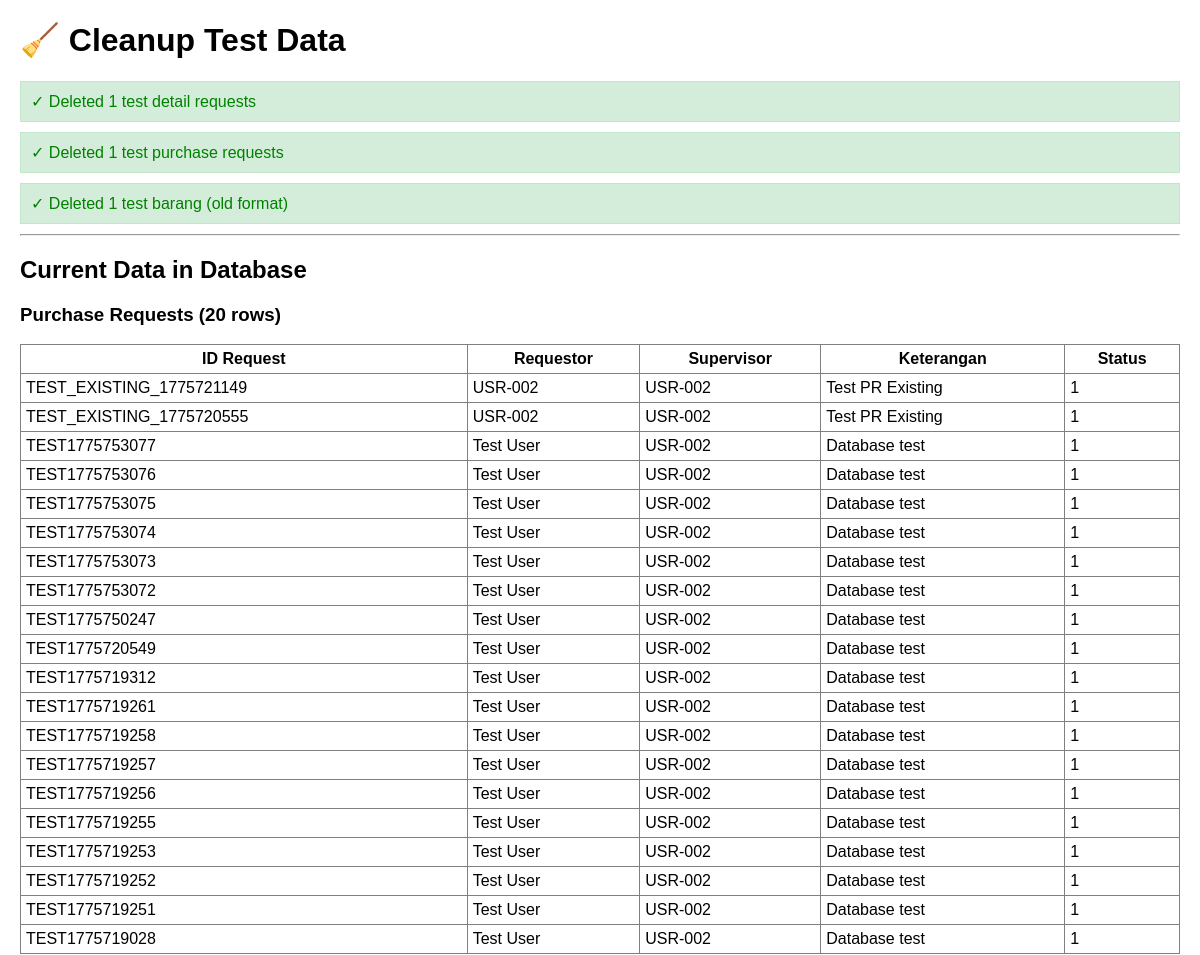
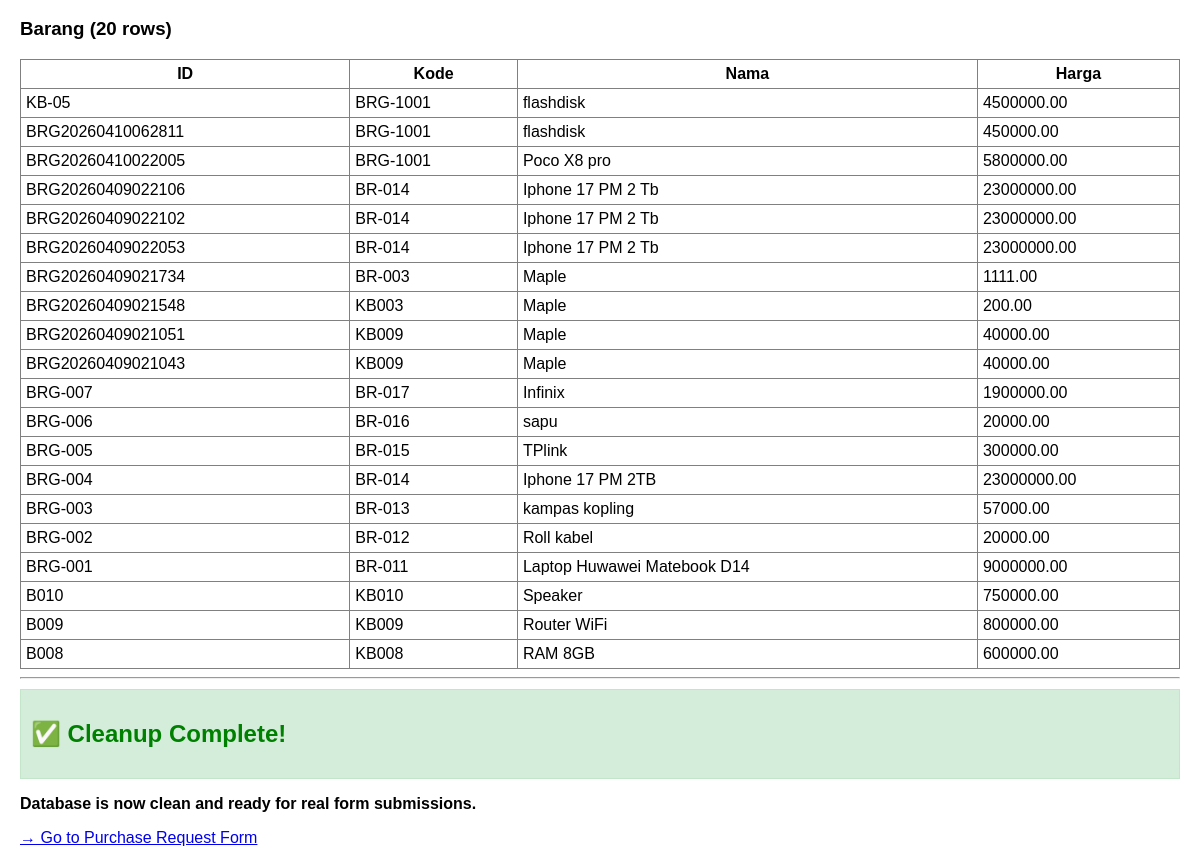
The page /cleanup_test_data.php on the database its author committed (2 pictures, top to bottom).
### tables this page shows
CREATE TABLE `purchaserequest` (
  `idrequest` varchar(30) NOT NULL,
  `iduserrequest` varchar(50) DEFAULT NULL,
  `namarequestor` varchar(200) DEFAULT NULL,
  `keterangan` varchar(255) DEFAULT NULL,
  `tgl_req` datetime DEFAULT NULL,
  `tgl_butuh` date DEFAULT NULL,
  `idsupervisor` varchar(50) DEFAULT NULL,
  `status` varchar(50) DEFAULT NULL,
  `created_at` timestamp NULL DEFAULT CURRENT_TIMESTAMP
);

CREATE TABLE `m_barang` (
  `idbarang` varchar(30) NOT NULL,
  `kodebarang` varchar(50) NOT NULL,
  `nama_barang` varchar(255) NOT NULL,
  `deskripsi` text,
  `harga` decimal(15,2) DEFAULT '0.00',
  `satuan` varchar(50) DEFAULT NULL,
  `kodeproject` varchar(50) DEFAULT NULL,
  `idkategori` int DEFAULT NULL,
  `created_at` timestamp NULL DEFAULT CURRENT_TIMESTAMP
);

### cleanup_test_data.php (the view, shortened to what this page needs)
<?php
require_once 'config/database.php';
echo "<!DOCTYPE html>
<html>
<head>
    <title>Cleanup Test Data</title>
    <style>
        body { font-family: Arial, sans-serif; margin: 20px; }
        .success { color: green; padding: 10px; background: #d4edda; border: 1px solid #c3e6cb; margin: 10px 0; }
        .error { color: red; padding: 10px; background: #f8d7da; border: 1px solid #f5c6cb; margin: 10px 0; }
        .info { color: #004085; padding: 10px; background: #d1ecf1; border: 1px solid #bee5eb; margin: 10px 0; }
    </style>
</head>
<body>
<h1>🧹 Cleanup Test Data</h1>";
try {
    $stmt = $pdo->prepare("DELETE FROM detailrequest WHERE idrequest LIKE 'TEST%'");
    $stmt->execute();
    echo "<div class='success'>✓ Deleted " . $stmt->rowCount() . " test detail requests</div>";
    $stmt = $pdo->prepare("DELETE FROM purchaserequest WHERE idrequest LIKE 'TEST%'");
    $stmt->execute();
    echo "<div class='success'>✓ Deleted " . $stmt->rowCount() . " test purchase requests</div>";
    $stmt = $pdo->prepare("DELETE FROM m_barang WHERE kodebarang LIKE 'BR-TEST%' OR kodebarang LIKE 'BR-MANUAL%' OR kodebarang LIKE 'BR-INIT%'");
    $stmt->execute();
    echo "<div class='success'>✓ Deleted " . $stmt->rowCount() . " test barang (old format)</div>";
    echo "<hr>";
    echo "<h2>Current Data in Database</h2>";
    $stmt = $pdo->query("SELECT idrequest, namarequestor, idsupervisor, keterangan, status FROM purchaserequest ORDER BY idrequest DESC LIMIT 20");
    $prs = $stmt->fetchAll();
    echo "<h3>Purchase Requests (" . count($prs) . " rows)</h3>";
    if (count($prs) > 0) {
        echo "<table border='1' cellpadding='5' style='border-collapse: collapse; width: 100%;'>";
        echo "<tr><th>ID Request</th><th>Requestor</th><th>Supervisor</th><th>Keterangan</th><th>Status</th></tr>";
        foreach ($prs as $pr) {
            echo "<tr>";
            echo "<td>{$pr['idrequest']}</td>";
            echo "<td>{$pr['namarequestor']}</td>";
            echo "<td>{$pr['idsupervisor']}</td>";
            echo "<td>{$pr['keterangan']}</td>";
            echo "<td>{$pr['status']}</td>";
            echo "</tr>";
        }
        echo "</table>";
    } else {
        echo "<div class='info'>No purchase requests found. Form is ready for fresh data!</div>";
    }
    $stmt = $pdo->query("SELECT idbarang, kodebarang, nama_barang, harga FROM m_barang ORDER BY idbarang DESC LIMIT 20");
    $barangs = $stmt->fetchAll();
    echo "<h3>Barang (" . count($barangs) . " rows)</h3>";
    if (count($barangs) > 0) {
        echo "<table border='1' cellpadding='5' style='border-collapse: collapse; width: 100%;'>";
        echo "<tr><th>ID</th><th>Kode</th><th>Nama</th><th>Harga</th></tr>";
        foreach ($barangs as $barang) {
            echo "<tr>";
            echo "<td>{$barang['idbarang']}</td>";
            echo "<td>{$barang['kodebarang']}</td>";
            echo "<td>{$barang['nama_barang']}</td>";
            echo "<td>{$barang['harga']}</td>";
            echo "</tr>";
        }
        echo "</table>";
    } else {
        echo "<div class='info'>No barang found. Database is clean!</div>";
    }
    echo "<hr>";
    echo "<div class='success'><h2>✅ Cleanup Complete!</h2></div>";
    echo "<p><strong>Database is now clean and ready for real form submissions.</strong></p>";
    echo "<p><a href='pages/purchase-request.php'>→ Go to Purchase Request Form</a></p>";
} catch (Exception $e) {
    echo "<div class='error'>Error: " . $e->getMessage() . "</div>";
}
echo "</body></html>";
?>

### cleanup_test_data.php (style rules this page uses)
body { font-family: Arial, sans-serif; margin: 20px; }
.success { color: green; padding: 10px; background: #d4edda; border: 1px solid #c3e6cb; margin: 10px 0; }

### rows shown on the page
purchaserequest: idrequest "TEST_EXISTING_1775721149", namarequestor "USR-002", idsupervisor "USR-002", keterangan "Test PR Existing", status "1"
purchaserequest: idrequest "TEST_EXISTING_1775720555", namarequestor "USR-002", idsupervisor "USR-002", keterangan "Test PR Existing", status "1"
purchaserequest: idrequest "TEST1775753077", namarequestor "Test User", idsupervisor "USR-002", keterangan "Database test", status "1"
purchaserequest: idrequest "TEST1775753076", namarequestor "Test User", idsupervisor "USR-002", keterangan "Database test", status "1"
purchaserequest: idrequest "TEST1775753075", namarequestor "Test User", idsupervisor "USR-002", keterangan "Database test", status "1"
purchaserequest: idrequest "TEST1775753074", namarequestor "Test User", idsupervisor "USR-002", keterangan "Database test", status "1"
purchaserequest: idrequest "TEST1775753073", namarequestor "Test User", idsupervisor "USR-002", keterangan "Database test", status "1"
purchaserequest: idrequest "TEST1775753072", namarequestor "Test User", idsupervisor "USR-002", keterangan "Database test", status "1"
purchaserequest: idrequest "TEST1775750247", namarequestor "Test User", idsupervisor "USR-002", keterangan "Database test", status "1"
purchaserequest: idrequest "TEST1775720549", namarequestor "Test User", idsupervisor "USR-002", keterangan "Database test", status "1"
purchaserequest: idrequest "TEST1775719312", namarequestor "Test User", idsupervisor "USR-002", keterangan "Database test", status "1"
purchaserequest: idrequest "TEST1775719261", namarequestor "Test User", idsupervisor "USR-002", keterangan "Database test", status "1"
purchaserequest: idrequest "TEST1775719258", namarequestor "Test User", idsupervisor "USR-002", keterangan "Database test", status "1"
purchaserequest: idrequest "TEST1775719257", namarequestor "Test User", idsupervisor "USR-002", keterangan "Database test", status "1"
purchaserequest: idrequest "TEST1775719256", namarequestor "Test User", idsupervisor "USR-002", keterangan "Database test", status "1"
purchaserequest: idrequest "TEST1775719255", namarequestor "Test User", idsupervisor "USR-002", keterangan "Database test", status "1"
purchaserequest: idrequest "TEST1775719253", namarequestor "Test User", idsupervisor "USR-002", keterangan "Database test", status "1"
purchaserequest: idrequest "TEST1775719252", namarequestor "Test User", idsupervisor "USR-002", keterangan "Database test", status "1"
purchaserequest: idrequest "TEST1775719251", namarequestor "Test User", idsupervisor "USR-002", keterangan "Database test", status "1"
purchaserequest: idrequest "TEST1775719028", namarequestor "Test User", idsupervisor "USR-002", keterangan "Database test", status "1"
m_barang: idbarang "KB-05", kodebarang "BRG-1001", nama_barang "flashdisk", harga "4500000.00"
m_barang: idbarang "BRG20260410062811", kodebarang "BRG-1001", nama_barang "flashdisk", harga "450000.00"
m_barang: idbarang "BRG20260410022005", kodebarang "BRG-1001", nama_barang "Poco X8 pro", harga "5800000.00"
m_barang: idbarang "BRG20260409022106", kodebarang "BR-014", nama_barang "Iphone 17 PM 2 Tb", harga "23000000.00"
m_barang: idbarang "BRG20260409022102", kodebarang "BR-014", nama_barang "Iphone 17 PM 2 Tb", harga "23000000.00"
m_barang: idbarang "BRG20260409022053", kodebarang "BR-014", nama_barang "Iphone 17 PM 2 Tb", harga "23000000.00"
m_barang: idbarang "BRG20260409021734", kodebarang "BR-003", nama_barang "Maple", harga "1111.00"
m_barang: idbarang "BRG20260409021548", kodebarang "KB003", nama_barang "Maple", harga "200.00"
m_barang: idbarang "BRG20260409021051", kodebarang "KB009", nama_barang "Maple", harga "40000.00"
m_barang: idbarang "BRG20260409021043", kodebarang "KB009", nama_barang "Maple", harga "40000.00"
m_barang: idbarang "BRG-007", kodebarang "BR-017", nama_barang "Infinix", harga "1900000.00"
m_barang: idbarang "BRG-006", kodebarang "BR-016", nama_barang "sapu", harga "20000.00"
m_barang: idbarang "BRG-005", kodebarang "BR-015", nama_barang "TPlink", harga "300000.00"
m_barang: idbarang "BRG-004", kodebarang "BR-014", nama_barang "Iphone 17 PM 2TB", harga "23000000.00"
m_barang: idbarang "BRG-003", kodebarang "BR-013", nama_barang "kampas kopling", harga "57000.00"
m_barang: idbarang "BRG-002", kodebarang "BR-012", nama_barang "Roll kabel", harga "20000.00"
m_barang: idbarang "BRG-001", kodebarang "BR-011", nama_barang "Laptop Huwawei Matebook D14", harga "9000000.00"
m_barang: idbarang "B010", kodebarang "KB010", nama_barang "Speaker", harga "750000.00"
m_barang: idbarang "B009", kodebarang "KB009", nama_barang "Router WiFi", harga "800000.00"
m_barang: idbarang "B008", kodebarang "KB008", nama_barang "RAM 8GB", harga "600000.00"

### other values the page prints
$stmt->rowCount() "1"
count($prs) "20"
count($barangs) "20"
